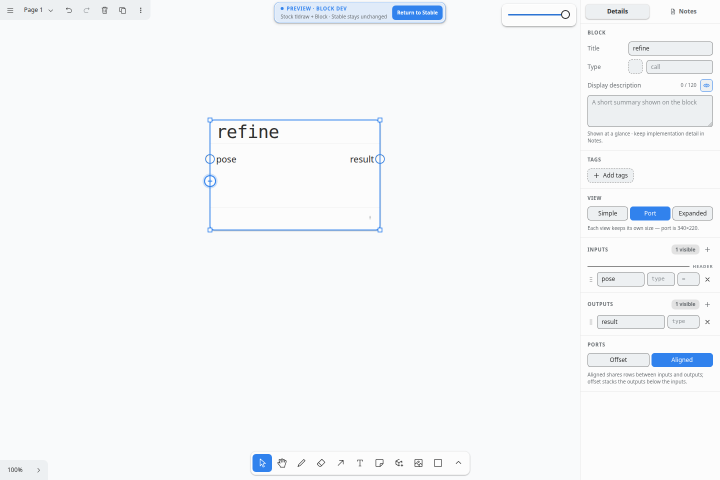
#> input picture docs/block-port-in-window-add-2026-09-01.png, 1440 x 960 px (shown at 1/2 size)
$ python build_block_port_in_window.py
#> lines starting #> are read from the running program, lines starting #| are printed output that depends on the picture
#!/usr/bin/env python3
"""Build the self-contained in-window Port UX implementation report.

Every frame is cropped from the screenshots `tests/block_port_in_window_smoke.mjs`
captured while driving the real app, so the report cannot drift from the proof.
"""

from __future__ import annotations

import base64
import io
import sys
from pathlib import Path

from PIL import Image


HERE = Path(__file__).resolve().parent
OUTPUT = HERE / "block-port-in-window-2026-09-01.html"

ADD = HERE / "block-port-in-window-add-2026-09-01.png"
GROWN = HERE / "block-port-in-window-grown-2026-09-01.png"
DRAG = HERE / "block-port-in-window-drag-2026-09-01.png"
MENU = HERE / "block-port-in-window-menu-2026-09-01.png"

# (source, crop box, output width) — boxes are in the 1440x960 capture frame.
CROPS = {
    "__GUTTER__": (ADD, (400, 220, 790, 480), 780),
    "__BEAD__": (ADD, (404, 296, 500, 380), 576),
    "__SIZE_BEFORE__": (ADD, (1168, 444, 1436, 470), 804),
    "__GROWN__": (GROWN, (400, 220, 790, 545), 780),
    "__SIZE_AFTER__": (GROWN, (1168, 444, 1436, 470), 804),
    "__DRAG__": (DRAG, (386, 220, 790, 500), 808),
    "__MENU__": (MENU, (405, 230, 800, 560), 790),
}


def encoded_crop(source: Path, box: tuple[int, int, int, int], width: int) -> str:
#> called with box = (400, 220, 790, 480), width = 780
    image = Image.open(source).convert("RGB").crop(box)
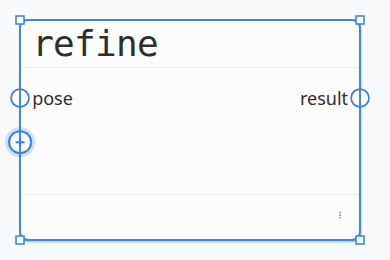
#> image: PIL image 390x260 RGB; mean R, G, B 243.1, 245.5, 248.4
    if width != image.width:
        height = round(image.height * width / image.width)
        image = image.resize((width, height), Image.LANCZOS)
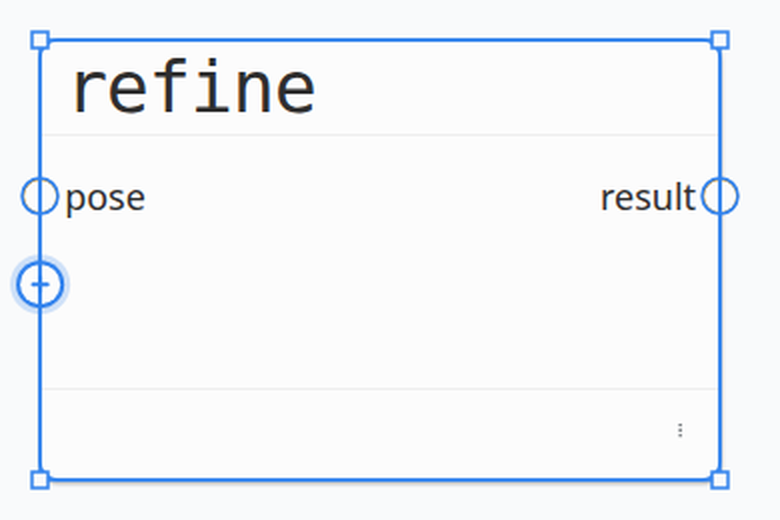
#> image: PIL image 780x520 RGB; mean R, G, B 242.9, 245.3, 248.4
#> (the rest of the program and of its run is left out)
